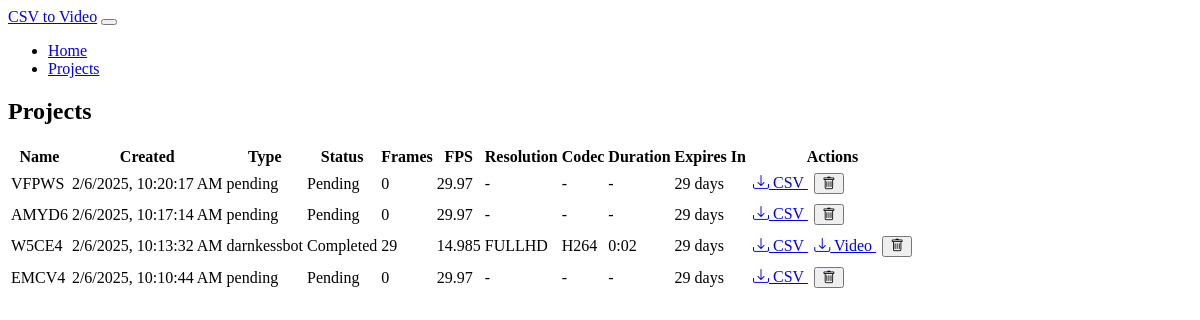
The app's page /projects with its own data.
### models.py (models this page shows, shortened)
class Project(db.Model):
    id = db.Column(db.Integer, primary_key=True)
    name = db.Column(db.String(100), nullable=False)
    csv_file = db.Column(db.String(255), nullable=False)
    csv_type = db.Column(db.String(20), nullable=False)  # 'darnkessbot' or 'wheellog'
    created_at = db.Column(db.DateTime, nullable=False, default=datetime.utcnow)
    expiry_date = db.Column(db.DateTime, nullable=False)
    frame_count = db.Column(db.Integer, default=0)
    fps = db.Column(db.Float, default=29.97)
    video_file = db.Column(db.String(255))
    codec = db.Column(db.String(10))
    resolution = db.Column(db.String(10))  # 'fullhd' or '4k'
    video_duration = db.Column(db.Float)  # Duration in seconds
    status = db.Column(db.String(20), default='pending')  # pending, processing, completed, error
    error_message = db.Column(db.Text)
    folder_number = db.Column(db.Integer)  # New field for storing unique folder number
    def days_until_expiry(self):
        if self.expiry_date:
            delta = self.expiry_date - datetime.utcnow()
            return max(0, delta.days)
        return 0
    def get_duration_str(self):
        if self.video_duration is None:
            return '-'
        minutes = int(self.video_duration // 60)
        seconds = int(self.video_duration % 60)
        return f"{minutes}:{seconds:02d}"

### app.py (the view)
@app.route('/projects')
def list_projects():
    page = request.args.get('page', 1, type=int)
    projects = Project.query.order_by(Project.created_at.desc())\
        .paginate(page=page, per_page=10, error_out=False)
    return render_template('projects.html', projects=projects)

### templates/projects.html (shortened to what this page needs)
{% extends "base.html" %}
{% block content %}
<div class="card">
    <div class="card-header">
        <h2 class="card-title">Projects</h2>
    </div>
    <div class="card-body">
        <div class="table-responsive">
            <table class="table">
                <thead>
                    <tr>
                        <th>Name</th>
                        <th>Created</th>
                        <th>Type</th>
                        <th>Status</th>
                        <th>Frames</th>
                        <th>FPS</th>
                        <th>Resolution</th>
                        <th>Codec</th>
                        <th>Duration</th>
                        <th>Expires In</th>
                        <th>Actions</th>
                    </tr>
                </thead>
                <tbody>
                    {% for project in projects.items %}
                    <tr>
                        <td>{{ project.name }}</td>
                        <td data-timestamp="{{ project.created_at.timestamp() }}">
                        </td>
                        <td>{{ project.csv_type }}</td>
                        <td>
                            <span class="badge text-bg-{{
                                'warning' if project.status == 'processing' else
                                'success' if project.status == 'completed' else
                                'danger' if project.status == 'error' else
                                'secondary'
                            }}"
                            data-project-id="{{ project.id }}"
                            data-project-status="{{ project.status }}"
                            >{{ project.status.capitalize() }}</span>
                        </td>
                        <td>{{ project.frame_count }}</td>
                        <td>{{ project.fps }}</td>
                        <td>{{ project.resolution|upper if project.resolution else '-' }}</td>
                        <td>{{ project.codec|upper if project.codec else '-' }}</td>
                        <td>{{ project.get_duration_str() }}</td>
                        <td>{{ project.days_until_expiry() }} days</td>
                        <td>
                            <a href="{{ url_for('download_file', project_id=project.id, type='processed_csv') }}"
                               class="btn btn-sm btn-info">
                                <i class="bi bi-download"></i> CSV
                            </a>
                            {% if project.video_file %}
                            <a href="{{ url_for('download_file', project_id=project.id, type='video') }}"
                               class="btn btn-sm btn-success">
                                <i class="bi bi-download"></i> Video
                            </a>
                            {% endif %}
                            <button onclick="deleteProject({{ project.id }})"
                                    class="btn btn-sm btn-danger">
                                <i class="bi bi-trash"></i>
                            </button>
                        </td>
                    </tr>
                    {% endfor %}
                </tbody>
            </table>
        </div>
    </div>
</div>
{% endblock %}

### templates/base.html (shortened to what this page needs)
<!DOCTYPE html>
<html lang="en" data-bs-theme="dark">
<head>
    <link href="https://cdn.replit.com/agent/bootstrap-agent-dark-theme.min.css" rel="stylesheet">
    <link href="https://cdn.jsdelivr.net/npm/bootstrap-icons@1.7.2/font/bootstrap-icons.css" rel="stylesheet">
    <link href="{{ url_for('static', filename='css/custom.css') }}" rel="stylesheet">
</head>
<body>
    <nav class="navbar navbar-expand-lg navbar-dark bg-dark mb-4">
        <div class="container">
            <a class="navbar-brand" href="{{ url_for('index') }}">CSV to Video</a>
            <button class="navbar-toggler" type="button" data-bs-toggle="collapse" data-bs-target="#navbarNav">
            </button>
            <div class="collapse navbar-collapse" id="navbarNav">
                <ul class="navbar-nav">
                    <li class="nav-item">
                        <a class="nav-link" href="{{ url_for('index') }}">Home</a>
                    </li>
                    <li class="nav-item">
                        <a class="nav-link" href="{{ url_for('list_projects') }}">Projects</a>
                    </li>
                </ul>
            </div>
        </div>
    </nav>
    <div class="container">
        {% block content %}{% endblock %}
    </div>
</body>
</html>

### static/css/custom.css (style rules this page uses)
.card { margin-bottom: 2rem; }
.table td, .table th { vertical-align: middle; white-space: nowrap; }
.table td:last-child { min-width: 150px; }
.table-responsive { overflow-x: auto; }
.btn-sm { margin: 0.2rem; }

### records on screen
Project: name "VFPWS", csv_type "pending", status "Pending", frame_count "0", fps "29.97", resolution "-", codec "-", get_duration_str "-", days_until_expiry "29"
Project: name "AMYD6", csv_type "pending", status "Pending", frame_count "0", fps "29.97", resolution "-", codec "-", get_duration_str "-", days_until_expiry "29"
Project: name "W5CE4", csv_type "darnkessbot", status "Completed", frame_count "29", fps "14.985", resolution "FULLHD", codec "H264", get_duration_str "0:02", days_until_expiry "29"
Project: name "EMCV4", csv_type "pending", status "Pending", frame_count "0", fps "29.97", resolution "-", codec "-", get_duration_str "-", days_until_expiry "29"
